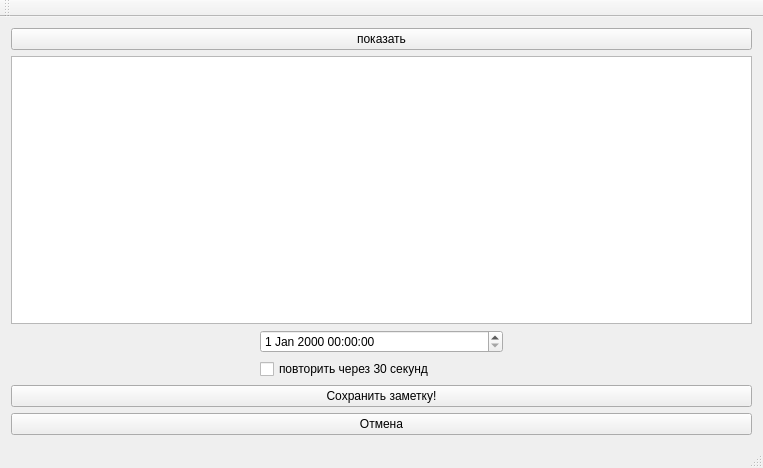
<?xml version="1.0" encoding="UTF-8"?>
<ui version="4.0">
 <class>MainWindow</class>
 <widget class="QMainWindow" name="MainWindow">
  <property name="geometry">
   <rect>
    <x>0</x>
    <y>0</y>
    <width>763</width>
    <height>468</height>
   </rect>
  </property>
  <property name="windowTitle">
   <string>MainWindow</string>
  </property>
  <widget class="QWidget" name="centralWidget">
   <layout class="QGridLayout" name="gridLayout">
    <item row="3" column="1">
     <widget class="QCheckBox" name="checkBox">
      <property name="text">
       <string>повторить через 30 секунд</string>
      </property>
     </widget>
    </item>
    <item row="0" column="0" colspan="3">
     <widget class="QPushButton" name="pushButton">
      <property name="text">
       <string>показать</string>
      </property>
     </widget>
    </item>
    <item row="5" column="0" colspan="3">
     <widget class="QPushButton" name="pushButton_3">
      <property name="text">
       <string>Отмена</string>
      </property>
     </widget>
    </item>
    <item row="4" column="0" colspan="3">
     <widget class="QPushButton" name="pushButton_2">
      <property name="text">
       <string>Сохранить заметку!</string>
      </property>
     </widget>
    </item>
    <item row="1" column="0" colspan="3">
     <widget class="QTextEdit" name="textEdit"/>
    </item>
    <item row="2" column="1">
     <widget class="QDateTimeEdit" name="dateTimeEdit"/>
    </item>
   </layout>
  </widget>
  <widget class="QToolBar" name="mainToolBar">
   <attribute name="toolBarArea">
    <enum>TopToolBarArea</enum>
   </attribute>
   <attribute name="toolBarBreak">
    <bool>false</bool>
   </attribute>
  </widget>
  <widget class="QStatusBar" name="statusBar"/>
 </widget>
 <layoutdefault spacing="6" margin="11"/>
 <resources/>
 <connections/>
</ui>
